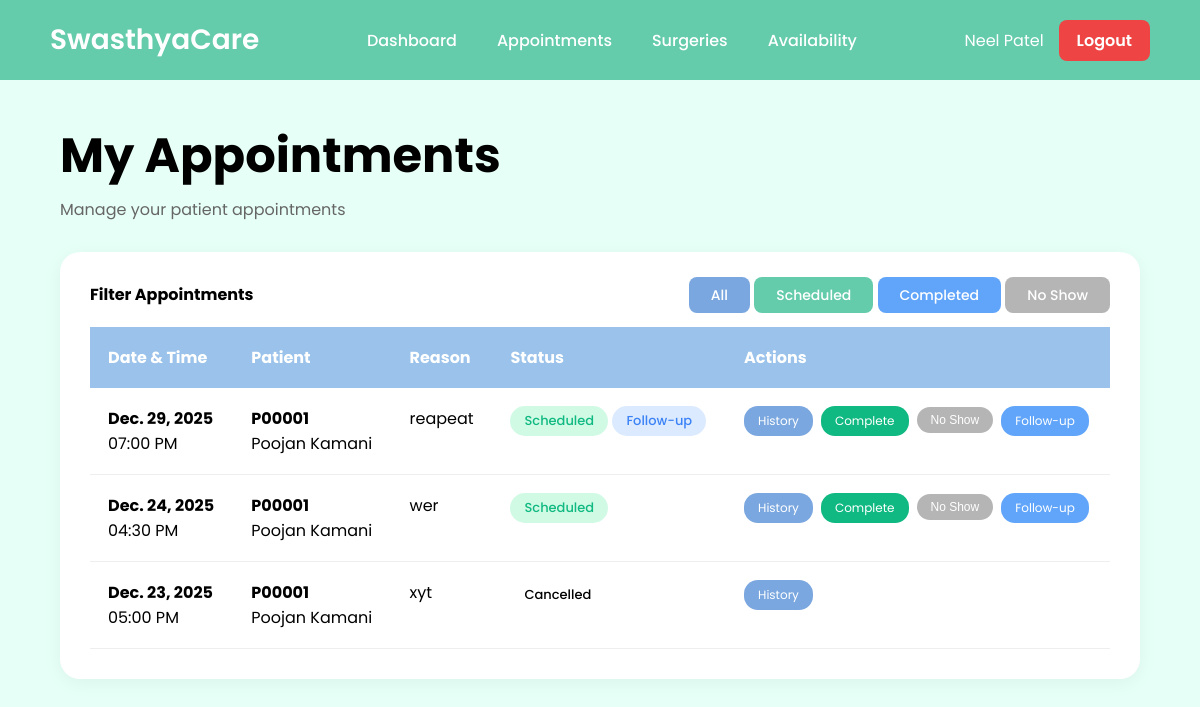
Page /doctor/appointments/ (signed in) on the earlier database version.
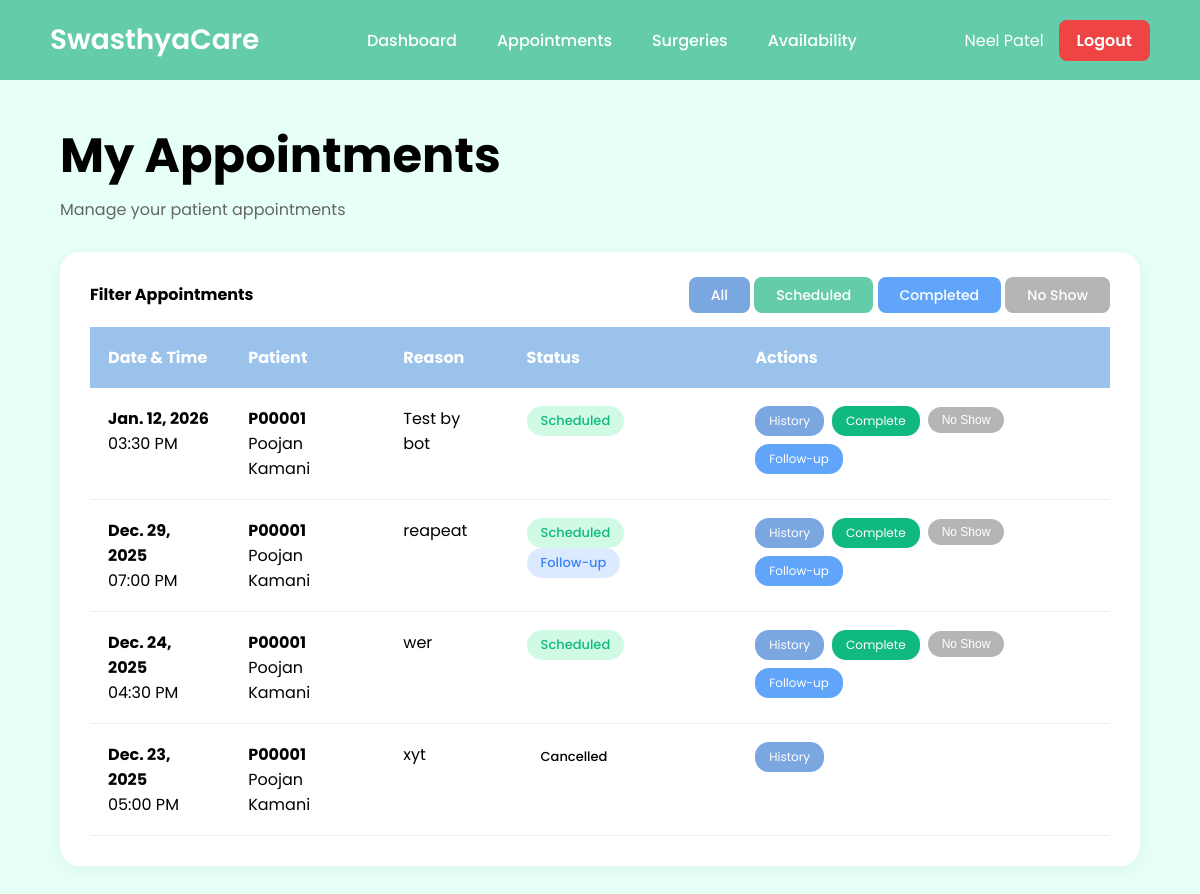
Same page on the later database version.
### hospital/models.py (models this page shows, shortened)
class Appointment(models.Model):
    STATUS_CHOICES = [
        ('SCHEDULED', 'Scheduled'),
        ('COMPLETED', 'Completed'),
        ('NO_SHOW', 'No Show'),
        ('CANCELLED', 'Cancelled'),
    ]
    patient = models.ForeignKey(Patient, on_delete=models.CASCADE, related_name='appointments')
    doctor = models.ForeignKey(Doctor, on_delete=models.CASCADE, related_name='appointments')
    appointment_date = models.DateField()
    appointment_time = models.TimeField()
    status = models.CharField(max_length=20, choices=STATUS_CHOICES, default='SCHEDULED')
    reminder_sent = models.BooleanField(default=False)
    reason = models.TextField(help_text="Reason for visit")
    is_follow_up = models.BooleanField(default=False)
    parent_appointment = models.ForeignKey('self', on_delete=models.SET_NULL, null=True, blank=True, related_name='follow_ups')
    created_by = models.ForeignKey(CustomUser, on_delete=models.SET_NULL, null=True, related_name='created_appointments')
    created_at = models.DateTimeField(auto_now_add=True)
    updated_at = models.DateTimeField(auto_now=True)
    class Meta:
        ordering = ['-appointment_date', '-appointment_time']
        unique_together = ['doctor', 'appointment_date', 'appointment_time']

class Patient(models.Model):
    BLOOD_GROUP_CHOICES = [
        ('A+', 'A+'), ('A-', 'A-'),
        ('B+', 'B+'), ('B-', 'B-'),
        ('AB+', 'AB+'), ('AB-', 'AB-'),
        ('O+', 'O+'), ('O-', 'O-'),
    ]
    user = models.OneToOneField(CustomUser, on_delete=models.CASCADE, related_name='patient_profile')
    patient_id = models.CharField(max_length=10, unique=True, editable=False)
    date_of_birth = models.DateField()
    gender = models.CharField(max_length=10, choices=[('MALE', 'Male'), ('FEMALE', 'Female'), ('OTHER', 'Other')])
    address = models.TextField()
    phone_number = models.CharField(max_length=15)
    blood_group = models.CharField(max_length=3, choices=BLOOD_GROUP_CHOICES, blank=True, null=True)
    allergies = models.TextField(blank=True, null=True, help_text="List any allergies")
    chronic_diseases = models.TextField(blank=True, null=True, help_text="List any chronic diseases")
    previous_surgeries = models.TextField(blank=True, null=True, help_text="List any previous surgeries")
    emergency_contact_name = models.CharField(max_length=100)
    emergency_contact_phone = models.CharField(max_length=15)
    created_at = models.DateTimeField(auto_now_add=True)
    updated_at = models.DateTimeField(auto_now=True)
    class Meta:
        ordering = ['-created_at']

class CustomUser(AbstractUser):
    ROLE_CHOICES = [
        ('DOCTOR', 'Doctor'),
        ('RECEPTIONIST', 'Receptionist'),
        ('PATIENT', 'Patient'),
        ('ADMIN', 'Admin'),
        ('SUPERUSER', 'Superuser'),
    ]
    role = models.CharField(max_length=20, choices=ROLE_CHOICES, default='PATIENT')
    phone = models.CharField(max_length=15, blank=True, null=True)

### hospital/views.py (the view)
# urls.py: path('doctor/appointments/', views.doctor_appointments, name='doctor_appointments'),
@login_required
@role_required('DOCTOR')
def doctor_appointments(request):
    doctor = request.user.doctor_profile
    status_filter = request.GET.get('status', 'all')
    appointments = Appointment.objects.filter(doctor=doctor)
    if status_filter != 'all':
        appointments = appointments.filter(status=status_filter.upper())
    appointments = appointments.order_by('-appointment_date', '-appointment_time')
    context = {
        'appointments': appointments,
        'status_filter': status_filter,
        'doctor': doctor,
    }
    return render(request, 'hospital/doctor/appointments.html', context)

### templates/hospital/doctor/appointments.html (shortened to what the changed rows need)
<!DOCTYPE html>
<html lang="en">
<head>
</head>
<body>
    <main class="main-content">
        <h1 class="page-title">My Appointments</h1>
        <div class="appointment-card">
            {% if appointments %}
            <table>
                <thead>
                    <tr>
                        <th>Date & Time</th>
                        <th>Patient</th>
                        <th>Reason</th>
                        <th>Status</th>
                        <th>Actions</th>
                    </tr>
                </thead>
                <tbody>
                    {% for appointment in appointments %}
                    <tr>
                        <td>
                            <strong>{{ appointment.appointment_date }}</strong><br>
                            {{ appointment.appointment_time|time:"h:i A" }}
                        </td>
                        <td>
                            <strong>{{ appointment.patient.patient_id }}</strong><br>
                            {{ appointment.patient.user.get_full_name }}
                        </td>
                        <td>{{ appointment.reason|truncatewords:15 }}</td>
                        <td>
                            <span class="status-badge {{ appointment.status|lower }}">
                                {{ appointment.get_status_display }}
                            </span>
                            {% if appointment.is_follow_up %}
                            <span class="status-badge completed">Follow-up</span>
                            {% endif %}
                        </td>
                        <td>
                            <div class="action-buttons">
                                <a href="{% url 'hospital:patient_history' appointment.patient.id %}"
                                    class="action-btn btn-history">History</a>
                                {% if appointment.status == 'SCHEDULED' %}
                                <a href="{% url 'hospital:add_medical_record' appointment.id %}?action=complete"
                                    class="action-btn btn-complete">Complete</a>
                                <form method="post"
                                    action="{% url 'hospital:update_appointment_status' appointment.id %}">
                                    <button class="action-btn btn-noshow-action">No Show</button>
                                </form>
                                <a href="{% url 'hospital:add_medical_record' appointment.id %}?action=followup"
                                    class="action-btn btn-follow">Follow-up</a>
                                {% endif %}
                            </div>
                        </td>
                    </tr>
                    {% endfor %}
                </tbody>
            </table>
            {% else %}
            <div class="empty-state">
                <h3>📋 No appointments found</h3>
            </div>
            {% endif %}
        </div>
    </main>
</body>
</html>

Differences in the rows shown:
added Appointment: appointment_date "Jan. 12, 2026", appointment_time "03:30 PM", patient.patient_id "P00001", patient.user.get_full_name "Poojan Kamani", reason "Test by bot", status "Scheduled", shows "Complete"
